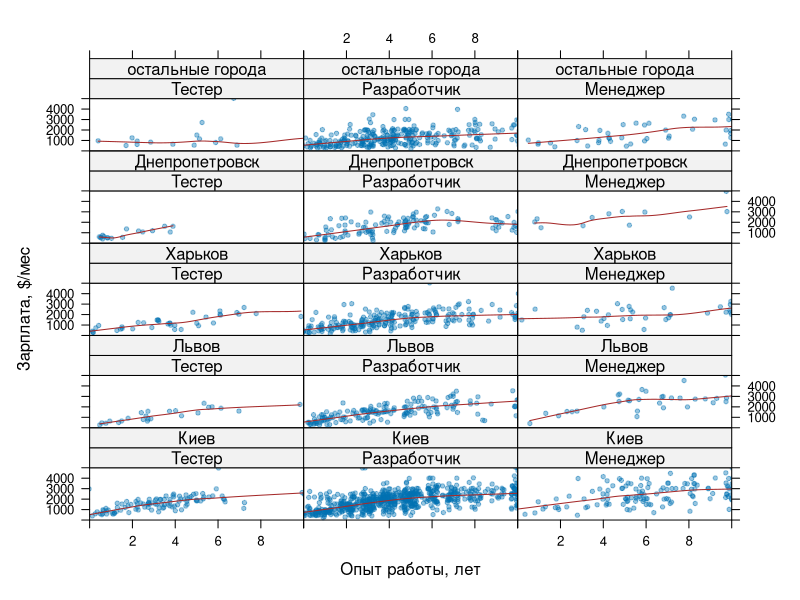
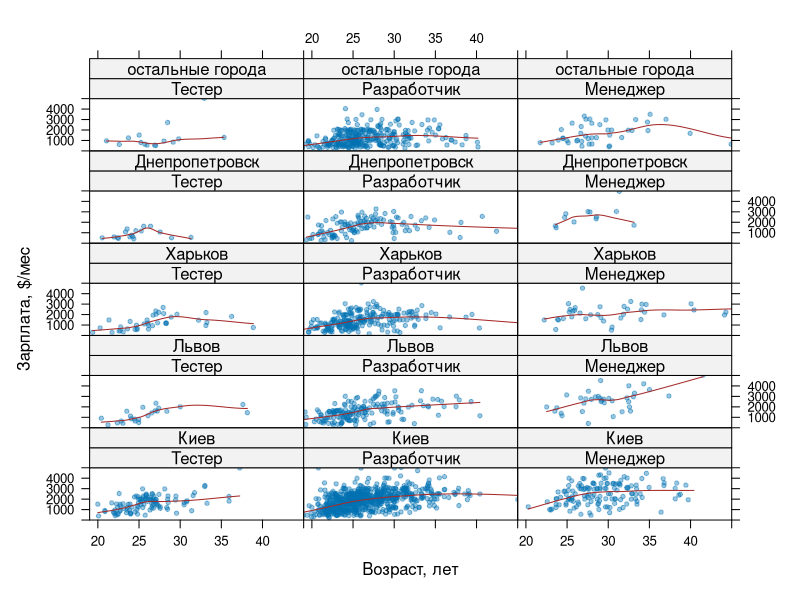

R code for these plots, in order:
#!/usr/bin/env Rscript

dd <- read.csv("data/2011_may_final.csv")

dd <- dd[dd$cls != "",]

dd$cls <- factor(dd$cls,
  levels=c("QA", "DEV", "PM"),
  labels=c("Тестер", "Разработчик", "Менеджер"))

dd$loc <- factor(dd$loc,
  levels=c("Киев", "Львов", "Харьков", "Днепр.", "other"),
  labels=c("Киев", "Львов", "Харьков", "Днепропетровск", "остальные города"))

dd$salaryJitter <- dd$salary  + runif(length(dd$salary ), -50, 50)
dd$expJitter    <- dd$exp     + runif(length(dd$exp    ), -.3, .3)
dd$ageJitter    <- dd$Возраст + runif(length(dd$Возраст), -.5, .5)

################################################################

library(lattice)

png(filename="reports/may2011/salary.%03d.png",
    width=1024, height=1024, res=100)

panel.scatter.loess <- function(x,y) {
  panel.xyplot(x, y, alpha=0.4, pch=20)
  panel.loess(x, y, col="brown")
}

xyplot(salaryJitter ~ expJitter | cls + loc, data=dd,
       xlim=c(0, 10), ylim=c(0,5000),
       panel=panel.scatter.loess,
       xlab="Опыт работы, лет", ylab="Зарплата, $/мес")

xyplot(salaryJitter ~ ageJitter | cls + loc, data=dd,
       xlim=c(19, 45), ylim=c(0,5000),
       panel=panel.scatter.loess,
       xlab="Возраст, лет", ylab="Зарплата, $/мес")

invisible(dev.off())
